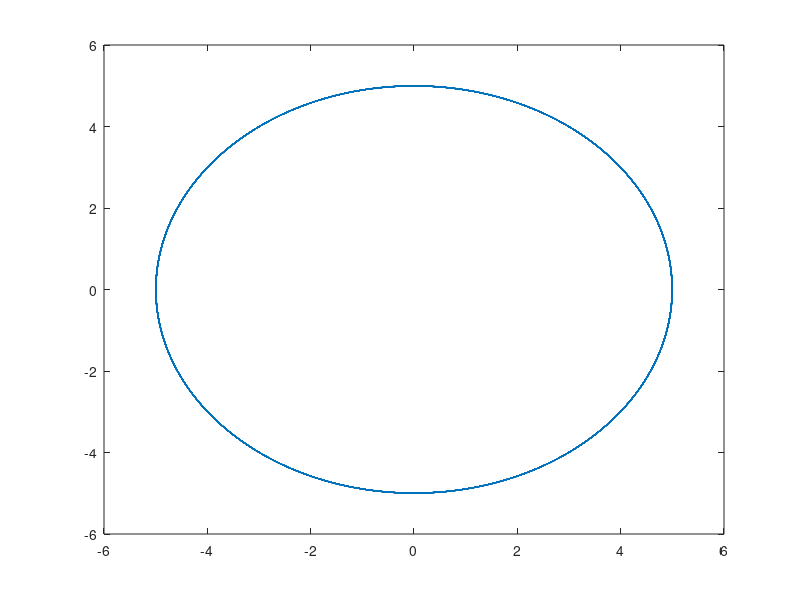

MATLAB code for this plot:
r=input('Enter the radius');
th=0:0.1:360;
for i=1:3600
   x(i)=r*cos(th(i));
   y(i)=r*sin(th(i));
%    x
%    y
   
end
 plot(x,y)   

